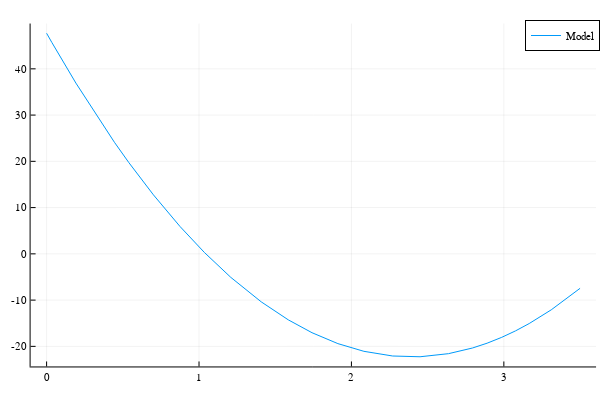

The notebook cell this image was saved under:
### Code cell
x = 2.0
m(y) = func(x)+dfunc(x)*(y-x)+0.5*d2func(x)*(y-x)^2
plot(m, 0.0, 3.5, label="Model")

### Figure 1 — Plotly figure (JSON) as saved in the notebook; plotly's stock layout.template omitted (floating-point values rounded to 4 significant figures)
{"data": [{"colorbar": {"title": ""}, "legendgroup": "Model", "line": {"color": "rgba(0, 154, 250, 1.000)", "dash": "solid", "shape": "linear", "width": 1}, "mode": "lines", "name": "Model", "showlegend": true, "type": "scatter", "x": [0, 0.01709, 0.03418, 0.1922, 0.3502, 0.4452, 0.5402, 0.6205, 0.7007, 0.8752, 1.036, 1.208, 1.408, 1.586, 1.741, 1.911, 2.082, 2.271, 2.45, 2.637, 2.794, 2.89, 2.986, 3.076, 3.166, 3.311, 3.456, 3.478, 3.5], "xaxis": "x1", "y": [47.69, 46.7, 45.71, 36.92, 28.74, 24.11, 19.71, 16.15, 12.76, 5.92, 0.274, -5.079, -10.38, -14.27, -17.05, -19.41, -21.07, -22.09, -22.24, -21.58, -20.36, -19.31, -18.05, -16.65, -15.06, -12.1, -8.623, -8.043, -7.452], "yaxis": "y1", "zmax": null, "zmin": null}], "layout": {"annotations": [], "height": 400, "legend": {"bgcolor": "rgba(255, 255, 255, 1.000)", "bordercolor": "rgba(0, 0, 0, 1.000)", "borderwidth": 1, "font": {"color": "rgba(0, 0, 0, 1.000)", "family": "sans-serif", "size": 11}, "tracegroupgap": 0, "traceorder": "normal", "x": 1, "xanchor": "auto", "y": 1, "yanchor": "auto"}, "margin": {"b": 20, "l": 0, "r": 0, "t": 20}, "paper_bgcolor": "rgba(255, 255, 255, 1.000)", "plot_bgcolor": "rgba(255, 255, 255, 1.000)", "showlegend": true, "width": 600, "xaxis": {"anchor": "y1", "domain": [0.05101, 0.9934], "gridcolor": "rgba(0, 0, 0, 0.100)", "gridwidth": 0.5, "linecolor": "rgba(0, 0, 0, 1.000)", "mirror": false, "range": [-0.105, 3.605], "showgrid": true, "showline": true, "showticklabels": true, "tickangle": 0, "tickcolor": "rgb(0, 0, 0)", "tickfont": {"color": "rgba(0, 0, 0, 1.000)", "family": "sans-serif", "size": 11}, "tickmode": "array", "ticks": "inside", "ticktext": ["0", "1", "2", "3"], "tickvals": [0, 1, 2, 3], "title": "", "titlefont": {"color": "rgba(0, 0, 0, 1.000)", "family": "sans-serif", "size": 15}, "type": "-", "visible": true, "zeroline": false, "zerolinecolor": "rgba(0, 0, 0, 1.000)"}, "yaxis": {"anchor": "x1", "domain": [0.03762, 0.9902], "gridcolor": "rgba(0, 0, 0, 0.100)", "gridwidth": 0.5, "linecolor": "rgba(0, 0, 0, 1.000)", "mirror": false, "range": [-24.34, 49.79], "showgrid": true, "showline": true, "showticklabels": true, "tickangle": 0, "tickcolor": "rgb(0, 0, 0)", "tickfont": {"color": "rgba(0, 0, 0, 1.000)", "family": "sans-serif", "size": 11}, "tickmode": "array", "ticks": "inside", "ticktext": ["-20", "-10", "0", "10", "20", "30", "40"], "tickvals": [-20, -10, 0, 10, 20, 30, 40], "title": "", "titlefont": {"color": "rgba(0, 0, 0, 1.000)", "family": "sans-serif", "size": 15}, "type": "-", "visible": true, "zeroline": false, "zerolinecolor": "rgba(0, 0, 0, 1.000)"}}}
